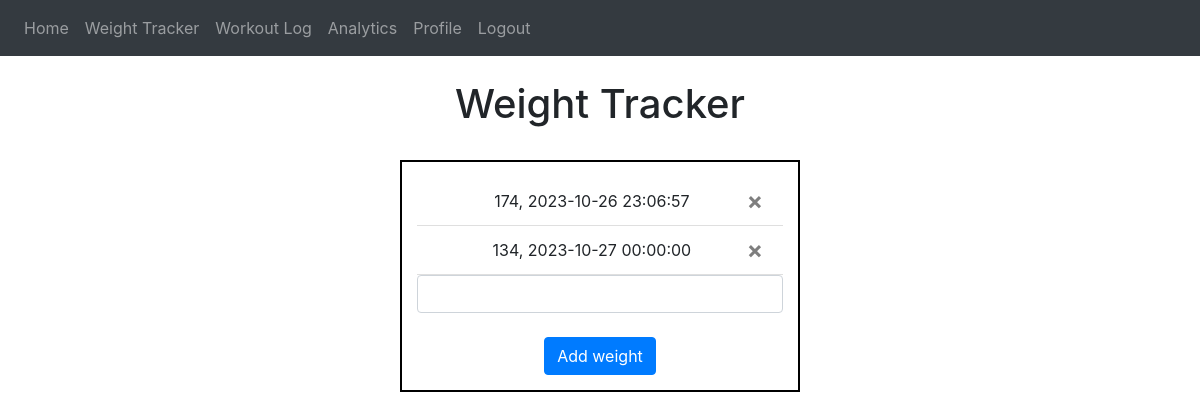
The app's page /weighttracker (signed in), older data.
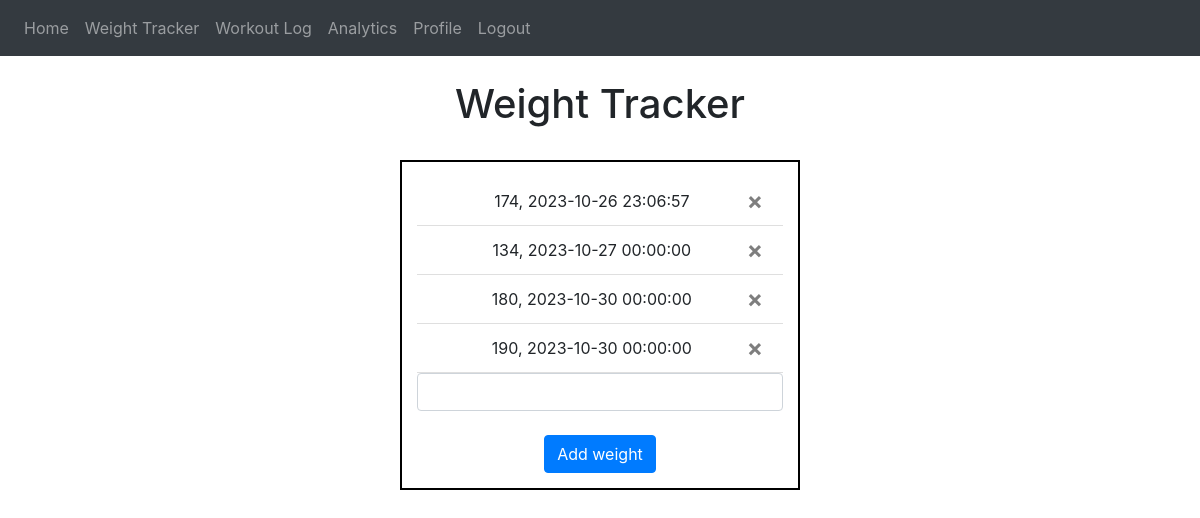
The same page, newer data.
### website/models.py (models this page shows)
class Weight(db.Model):
    id = db.Column(db.Integer, primary_key=True)
    data = db.Column(db.String(10))
    date = db.Column(db.DateTime(timezone=True), default=func.date())
    user_id = db.Column(db.Integer, db.ForeignKey('user.id'))

### website/views.py (the view)
@views.route('/weighttracker', methods=['GET', 'POST'])
@login_required
def weighttracker():
    if request.method == 'POST':
        weight = request.form.get('weight')
        new_weight = Weight(data=weight, user_id=current_user.id)
        db.session.add(new_weight)
        db.session.commit()
        flash('Weight added.', category='success')
    return render_template("weight_tracker.html", user=current_user)

### website/__init__.py (called while the page is built)
def create_app():
    app = Flask(__name__)
    app.config['SECRET_KEY'] = '123'
    app.config['SQLALCHEMY_DATABASE_URI'] = f'sqlite:///{DB_NAME}'
    db.init_app(app)
    from .views import views
    from .auth import auth
    app.register_blueprint(views, url_prefix='/')
    app.register_blueprint(auth, url_prefix='/')
    from .models import User, Weight
    with app.app_context():
        db.create_all()
    login_manager =  LoginManager()
    login_manager.login_view = 'auth.login'
    login_manager.init_app(app)
    @login_manager.user_loader
    def load_user(id):
        return User.query.get(int(id))
    return app

### website/templates/weight_tracker.html (shortened to what this page needs)
{% extends "base.html" %}
{% block content %}
<br>
<head>
  <link rel="stylesheet" type="text/css" href="static/styles.css">
  <h1>Weight Tracker</h1>
</head>
<body>
  <br>
  <div class="centered-content">
    <ul class="list-group list-group-flush center-list" id="weights">
      {% for weight in user.weights %}
      <li class="list-group-item weight-item">
        {{ weight.data }}, {{ weight.date }}
        <button type="button" class="close" onClick="deleteWeight({{ weight.id }})">
          <span aria-hidden="true">&times;</span>
        </button>
      </li>
      {% endfor %}
    </ul>
    <form method="POST">
      <input type="text" name="weight" id="weight" class="form-control weight-item" required pattern="[0-9]+">
      <br />
      <button type="submit" class="btn btn-primary">Add weight</button>
    </form>
  </div>
</body>
{% endblock %}

### website/templates/base.html (shortened to what this page needs)
<!DOCTYPE html>
<html>
  <head>
    <link
      rel="stylesheet"
      href="https://stackpath.bootstrapcdn.com/bootstrap/4.4.1/css/bootstrap.min.css"
    />
    <link
      rel="stylesheet"
      href="https://stackpath.bootstrapcdn.com/font-awesome/4.7.0/css/font-awesome.min.css"
    />
  </head>
  <body>
    <nav class="navbar navbar-expand-lg navbar-dark bg-dark">
      <div class="collapse navbar-collapse" id="navbar">
        <div class="navbar-nav">
          {% if user.is_authenticated %}
          <a class="nav-item nav-link" id="home" href="/">Home</a>
          <a class="nav-item nav-link" id="weighttracker" href="/weighttracker">Weight Tracker</a>
          <a class="nav-item nav-link" id="workoutlog" href="/workoutlog">Workout Log</a>
          <a class="nav-item nav-link" id="analytics" href="/analytics">Analytics</a>
          <a class="nav-item nav-link" id="profile" href="/profile">Profile</a>
          <a class="nav-item nav-link" id="logout" href="/logout">Logout</a>
          {% else %}
          <a class="nav-item nav-link" id="login" href="/login">Login</a>
          <a class="nav-item nav-link" id="signUp" href="/sign-up">Sign Up</a>
          {% endif %}
        </div>
      </div>
    </nav>
    <div class="container">{% block content %} {% endblock %}</div>
  </body>
</html>

### website/static/styles.css (style rules this page uses)
.centered-content { text-align: center; margin: 0 auto; padding: 15px; max-width: 400px; border: 2px solid #000000; }
h1 { text-align: center; }

Row changes from the older to the newer data that the page shows:
added Weight: data "180", date "2023-10-30 00:00:00"
added Weight: data "190", date "2023-10-30 00:00:00"
